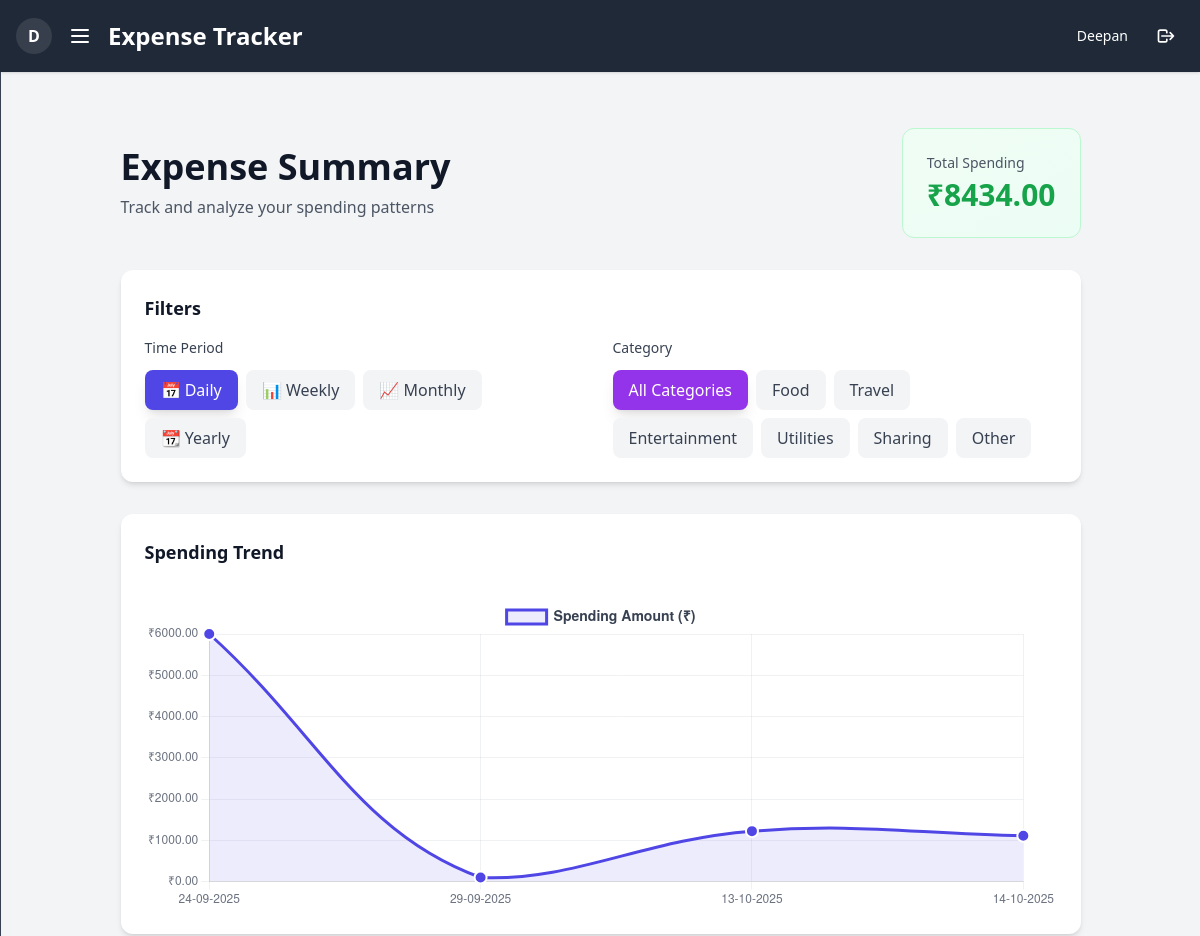
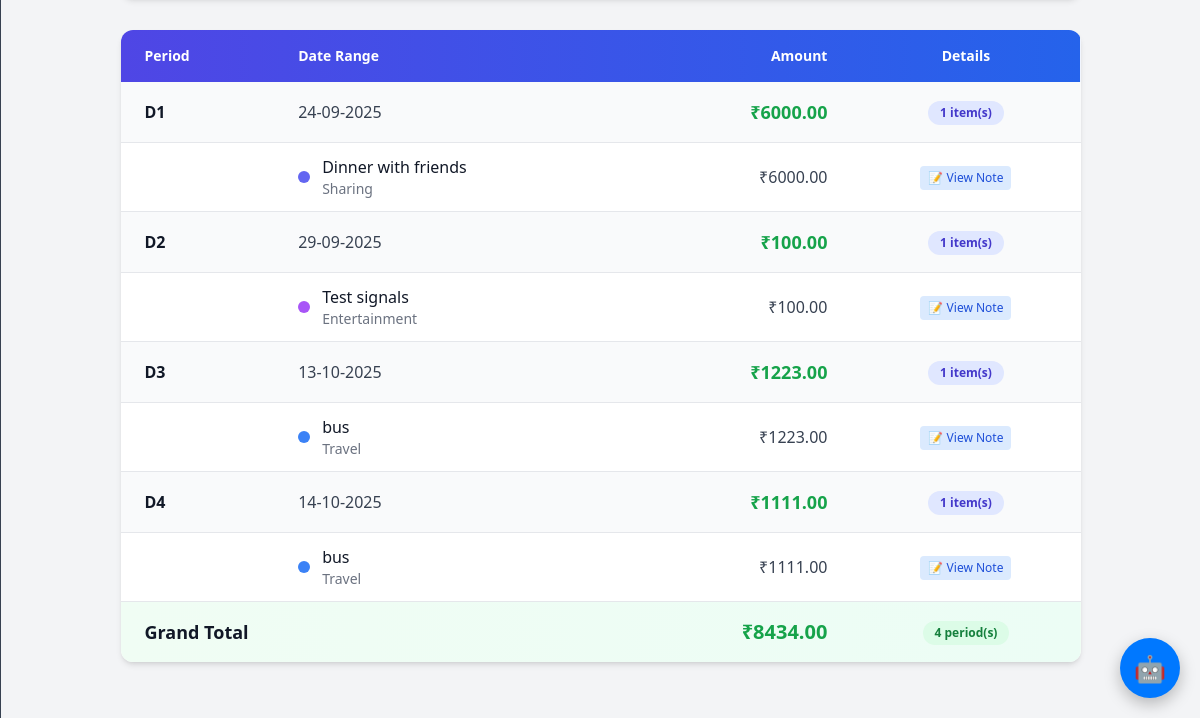
Page /summary/ (signed in) on the earlier database version (2 pictures, top to bottom).
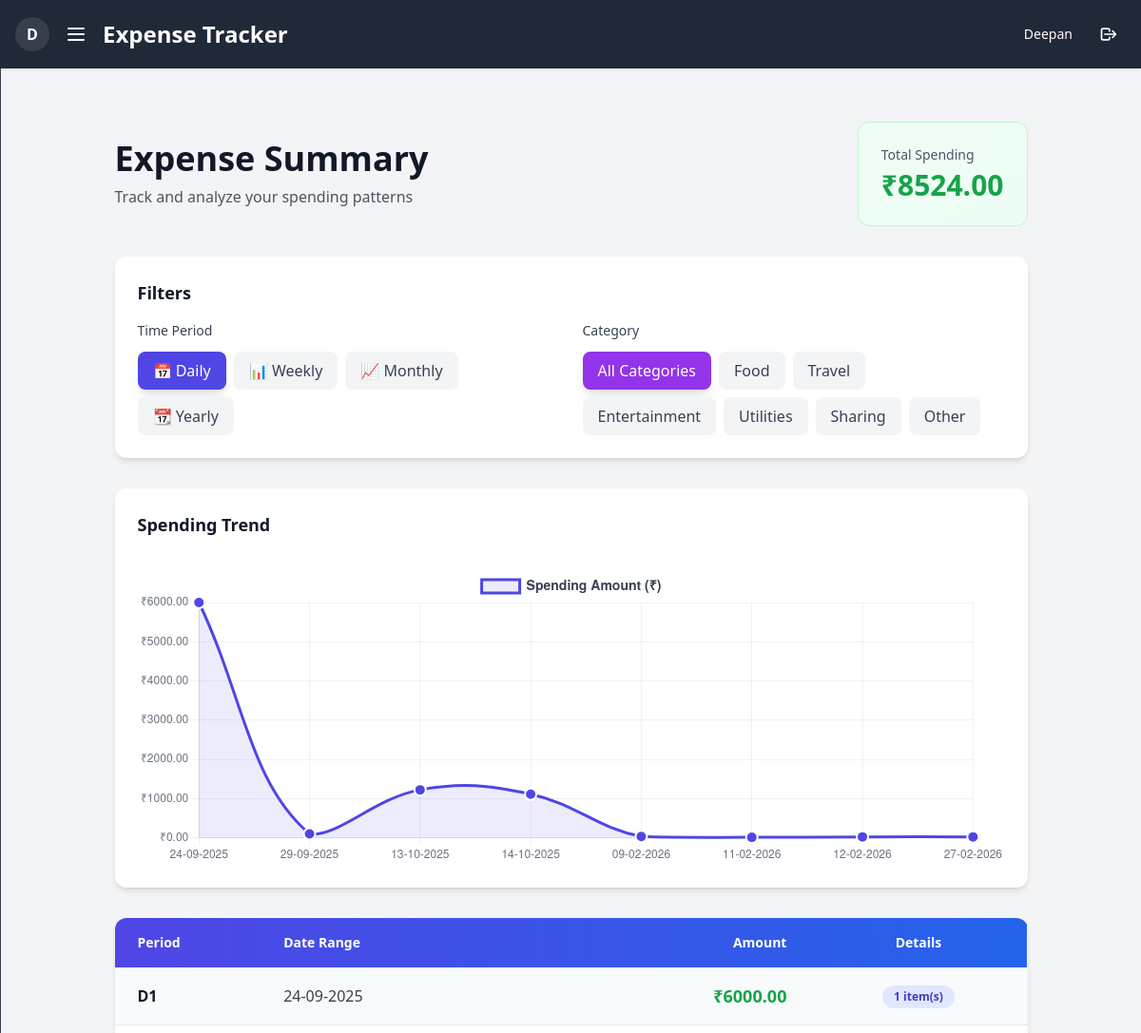
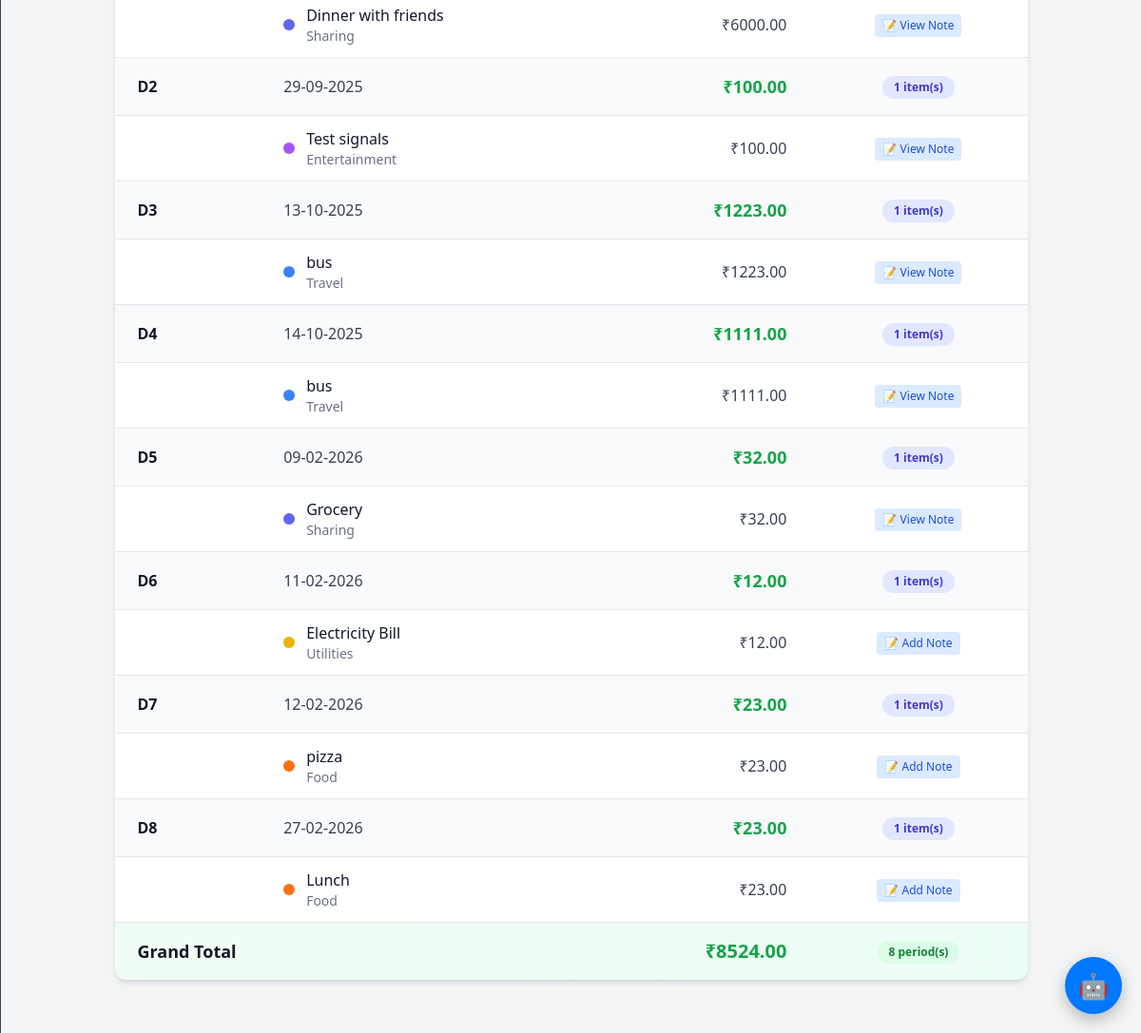
Same page on the later database version (2 pictures, top to bottom).
### expenses/models.py (models this page shows, shortened)
class Expense(models.Model):
    CATEGORY_CHOICES = [
        ('Food', 'Food'),
        ('Travel', 'Travel'),
        ('Entertainment', 'Entertainment'),
        ('Utilities', 'Utilities'),
        ('Sharing', 'Sharing'),
        ('Other', 'Other'),
    ]
    user = models.ForeignKey(User, on_delete=models.CASCADE)
    title = models.CharField(max_length=200)
    amount = models.DecimalField(max_digits=10, decimal_places=2)
    category = models.CharField(max_length=50, choices=CATEGORY_CHOICES)
    date = models.DateField()
    description = models.TextField(blank=True, null=True)

### expenses/views.py (the view, shortened to what this page needs)
# urls.py: path('summary/', views.expense_summary, name='expense_summary'),
@login_required
def expense_summary(request):
    filter_type = request.GET.get('filter', 'daily')
    selected_category = request.GET.get('category', 'All')
    grouped_expenses = []
    base_qs = Expense.objects.filter(user=request.user)
    if selected_category and selected_category != 'All':
        base_qs = base_qs.filter(category=selected_category)
    total_amount = base_qs.aggregate(total=Sum('amount'))['total'] or 0
    categories = [c[0] for c in Expense.CATEGORY_CHOICES]
    if filter_type == 'daily':
        qs = (
            base_qs
            .annotate(day=TruncDay('date'))
            .values('day')
            .annotate(total=Sum('amount'))
            .order_by('day')
        )
        for i, group in enumerate(qs, 1):
            expenses = base_qs.filter(date=group['day'])
            grouped_expenses.append({
                'serial': f"D{i}",
                'range': group['day'].strftime('%d-%m-%Y'),
                'total': group['total'],
                'expenses': expenses
            })
    chart_labels = [g['range'] for g in grouped_expenses]
    chart_data = [float(g['total'] or 0) for g in grouped_expenses]
    context = {
        'grouped_expenses': grouped_expenses,
        'total_amount': total_amount,
        'filter_type': filter_type,
        'categories': categories,
        'selected_category': selected_category,
        'chart_labels_json': json.dumps(chart_labels),
        'chart_data_json': json.dumps(chart_data),
    }
    return render(request, 'expenses/expense_summary.html', context)

### expenses/templates/expenses/expense_summary.html (shortened to what this page needs)
{% extends 'expenses/base.html' %}
{% block content %}
<div class="max-w-7xl mx-auto px-4 py-8">
    <div class="mb-8">
        <div class="flex flex-col md:flex-row md:items-center md:justify-between gap-4">
            <div>
                <h1 class="text-4xl font-bold text-gray-900 mb-2">Expense Summary</h1>
                <p class="text-gray-600">Track and analyze your spending patterns</p>
            </div>
            <div class="bg-gradient-to-br from-green-50 to-emerald-50 rounded-xl p-6 border border-green-200">
                <p class="text-gray-600 text-sm font-medium mb-1">Total Spending</p>
                <p class="text-3xl font-bold text-green-600">₹{{ total_amount|floatformat:2 }}</p>
            </div>
        </div>
    </div>
    <div class="bg-white rounded-xl shadow-md p-6 mb-8">
        <h2 class="text-lg font-semibold text-gray-900 mb-4">Filters</h2>
        <div class="grid grid-cols-1 md:grid-cols-2 gap-6">
            <div>
                <label class="block text-sm font-medium text-gray-700 mb-3">Time Period</label>
                <div class="flex flex-wrap gap-2">
                    <a href="?filter=daily{% if selected_category != 'All' %}&category={{ selected_category }}{% endif %}"
                       class="px-4 py-2 rounded-lg font-medium transition-all duration-200 {% if filter_type == 'daily' %}bg-indigo-600 text-white shadow-lg{% else %}bg-gray-100 text-gray-700 hover:bg-gray-200{% endif %}">
                        📅 Daily
                    </a>
                    <a href="?filter=weekly{% if selected_category != 'All' %}&category={{ selected_category }}{% endif %}"
                       class="px-4 py-2 rounded-lg font-medium transition-all duration-200 {% if filter_type == 'weekly' %}bg-indigo-600 text-white shadow-lg{% else %}bg-gray-100 text-gray-700 hover:bg-gray-200{% endif %}">
                        📊 Weekly
                    </a>
                    <a href="?filter=monthly{% if selected_category != 'All' %}&category={{ selected_category }}{% endif %}"
                       class="px-4 py-2 rounded-lg font-medium transition-all duration-200 {% if filter_type == 'monthly' %}bg-indigo-600 text-white shadow-lg{% else %}bg-gray-100 text-gray-700 hover:bg-gray-200{% endif %}">
                        📈 Monthly
                    </a>
                    <a href="?filter=yearly{% if selected_category != 'All' %}&category={{ selected_category }}{% endif %}"
                       class="px-4 py-2 rounded-lg font-medium transition-all duration-200 {% if filter_type == 'yearly' %}bg-indigo-600 text-white shadow-lg{% else %}bg-gray-100 text-gray-700 hover:bg-gray-200{% endif %}">
                        📆 Yearly
                    </a>
                </div>
            </div>
            <div>
                <label class="block text-sm font-medium text-gray-700 mb-3">Category</label>
                <div class="flex flex-wrap gap-2">
                    <a href="?filter={{ filter_type }}&category=All"
                       class="px-4 py-2 rounded-lg font-medium transition-all duration-200 {% if selected_category == 'All' %}bg-purple-600 text-white shadow-lg{% else %}bg-gray-100 text-gray-700 hover:bg-gray-200{% endif %}">
                        All Categories
                    </a>
                    {% for category in categories %}
                    <a href="?filter={{ filter_type }}&category={{ category }}"
                       class="px-4 py-2 rounded-lg font-medium transition-all duration-200 {% if selected_category == category %}bg-purple-600 text-white shadow-lg{% else %}bg-gray-100 text-gray-700 hover:bg-gray-200{% endif %}">
                        {{ category }}
                    </a>
                    {% endfor %}
                </div>
            </div>
        </div>
    </div>
    {% if grouped_expenses %}
    <div class="bg-white rounded-xl shadow-md p-6 mb-8">
        <h2 class="text-lg font-semibold text-gray-900 mb-6">Spending Trend</h2>
        <div class="h-80">
            <canvas id="expenseChart"></canvas>
        </div>
    </div>
    {% endif %}
    {% if grouped_expenses %}
    <div class="bg-white rounded-xl shadow-md overflow-hidden">
        <div class="overflow-x-auto">
            <table class="w-full">
                <thead class="bg-gradient-to-r from-indigo-600 to-blue-600">
                    <tr>
                        <th class="px-6 py-4 text-left text-sm font-semibold text-white">Period</th>
                        <th class="px-6 py-4 text-left text-sm font-semibold text-white">Date Range</th>
                        <th class="px-6 py-4 text-right text-sm font-semibold text-white">Amount</th>
                        <th class="px-6 py-4 text-center text-sm font-semibold text-white">Details</th>
                    </tr>
                </thead>
                <tbody class="divide-y divide-gray-200">
                    {% for group in grouped_expenses %}
                    <tr class="bg-gray-50 hover:bg-gray-100 transition">
                        <td class="px-6 py-4 font-semibold text-gray-900">{{ group.serial }}</td>
                        <td class="px-6 py-4 text-gray-700">{{ group.range }}</td>
                        <td class="px-6 py-4 text-right font-bold text-green-600 text-lg">₹{{ group.total|floatformat:2 }}</td>
                        <td class="px-6 py-4 text-center">
                            <span class="inline-block bg-indigo-100 text-indigo-700 px-3 py-1 rounded-full text-xs font-semibold">
                                {{ group.expenses|length }} item(s)
                            </span>
                        </td>
                    </tr>
                    {% for expense in group.expenses %}
                    <tr class="bg-white hover:bg-gray-50 transition">
                        <td class="px-6 py-3"></td>
                        <td class="px-6 py-3">
                            <div class="flex items-center gap-3">
                                {% if expense.category == 'Food' %}
                                    <span class="inline-block w-3 h-3 rounded-full bg-orange-500"></span>
                                {% elif expense.category == 'Travel' %}
                                    <span class="inline-block w-3 h-3 rounded-full bg-blue-500"></span>
                                {% elif expense.category == 'Entertainment' %}
                                    <span class="inline-block w-3 h-3 rounded-full bg-purple-500"></span>
                                {% elif expense.category == 'Utilities' %}
                                    <span class="inline-block w-3 h-3 rounded-full bg-yellow-500"></span>
                                {% elif expense.category == 'Sharing' %}
                                    <span class="inline-block w-3 h-3 rounded-full bg-indigo-500"></span>
                                {% else %}
                                    <span class="inline-block w-3 h-3 rounded-full bg-gray-500"></span>
                                {% endif %}
                                <div>
                                    <p class="font-medium text-gray-900">{{ expense.title }}</p>
                                    <p class="text-sm text-gray-500">{{ expense.get_category_display }}</p>
                                </div>
                            </div>
                        </td>
                        <td class="px-6 py-3 text-right text-gray-700">₹{{ expense.amount|floatformat:2 }}</td>
                        <td class="px-6 py-3 text-center">
                            <button class="noteBtn inline-block bg-blue-100 text-blue-700 px-2 py-1 rounded text-xs font-medium cursor-pointer hover:bg-blue-200 transition" data-expense-id="{{ expense.id }}" data-expense-title="{{ expense.title|escapejs }}" data-expense-desc="{% if expense.description %}{{ expense.description|escapejs }}{% endif %}">
                                📝 {% if expense.description %}View{% else %}Add{% endif %} Note
                            </button>
                        </td>
                    </tr>
                    {% endfor %}
                    {% endfor %}
                    <tr class="bg-gradient-to-r from-green-50 to-emerald-50 border-t-2 border-green-200">
                        <td colspan="2" class="px-6 py-4 font-bold text-gray-900 text-lg">Grand Total</td>
                        <td class="px-6 py-4 text-right font-bold text-green-600 text-xl">₹{{ total_amount|floatformat:2 }}</td>
                        <td class="px-6 py-4 text-center">
                            <span class="inline-block bg-green-100 text-green-700 px-3 py-1 rounded-full text-xs font-semibold">
                                {{ grouped_expenses|length }} period(s)
                            </span>
                        </td>
                    </tr>
                </tbody>
            </table>
        </div>
    </div>
    {% endif %}
</div>
{% endblock %}

### expenses/templates/expenses/base.html (shortened to what this page needs)
<!DOCTYPE html>
<html lang="en">
<head>
    <script src="https://cdn.tailwindcss.com"></script>
</head>
<body class="bg-gray-100 min-h-screen font-sans flex flex-col">
    <header class="bg-gray-800 text-white py-4 shadow">
        <div class="flex justify-between items-center px-4">
            <div class="flex items-center gap-2">
                {% if user.is_authenticated %}
                <div class="relative">
                    <button id="profile-toggle" aria-expanded="false" aria-controls="profile-menu" aria-label="Open profile menu"
                            class="w-9 h-9 rounded-full bg-white/10 flex items-center justify-center text-white hover:bg-white/20 transition">
                        {% if request.user.profile.profile_pic %}
                            <img src="{{ request.user.profile.profile_pic.url }}" alt="avatar" class="w-9 h-9 rounded-full object-cover">
                        {% else %}
                            <span class="font-semibold">{{ request.user.username|slice:":1"|upper }}</span>
                        {% endif %}
                    </button>
                </div>
                {% endif %}
                <div class="relative">
                    <button id="nav-toggle" aria-expanded="false" aria-controls="nav-sidebar" aria-label="Open navigation menu"
                            class="p-2 rounded hover:bg-white/20 transition-colors text-white">
                        <svg xmlns="http://www.w3.org/2000/svg" class="w-6 h-6" fill="none" viewBox="0 0 24 24" stroke="currentColor" stroke-width="2">
                            <path stroke-linecap="round" stroke-linejoin="round" d="M4 6h16M4 12h16M4 18h16" />
                        </svg>
                    </button>
                </div>
                <h1 class="text-2xl font-bold">Expense Tracker</h1>
            </div>
            <div class="flex items-center gap-3">
                {% if user.is_authenticated %}
                    <span class="mr-2 text-sm">{{ user.username }}</span>
                    <form action="{% url 'logout' %}" method="post" class="inline">
                        <button type="submit" aria-label="Logout" title="Logout"
                                class="p-2 rounded hover:bg-white/20 transition-colors text-white">
                            <svg xmlns="http://www.w3.org/2000/svg" class="w-5 h-5" fill="none" viewBox="0 0 24 24" stroke="currentColor" stroke-width="2" aria-hidden="true">
                                <path stroke-linecap="round" stroke-linejoin="round" d="M17 16l4-4m0 0l-4-4m4 4H7m6 4v1a2 2 0 01-2 2H5a2 2 0 01-2-2V7a2 2 0 012-2h6a2 2 0 012 2v1" />
                            </svg>
                        </button>
                    </form>
                {% else %}
                    <a href="{% url 'login' %}" class="mr-4 hover:underline font-semibold">Login</a>
                    <a href="{% url 'signup' %}" class="hover:underline font-semibold">Sign Up</a>
                {% endif %}
            </div>
        </div>
    </header>
    <div class="flex flex-1">
    <main class="flex-1 container mx-auto px-4 py-6">
        {% block content %}
        {% endblock %}
    </main>
    </div>
    {% if user.is_authenticated %}
        {% include 'expenses/chatbot.html' %}
    {% endif %}
</body>
</html>

### expenses/templates/expenses/chatbot.html (shortened to what this page needs)
<div id="chat-widget"
     style="position: fixed; bottom: 20px; right: 20px; z-index: 9999; font-family: 'Inter', sans-serif;">
  <button id="chat-toggle"
          style="width:60px; height:60px; border-radius:50%; background:#0078ff; border:none;
                 color:white; font-size:26px; display:flex; align-items:center; justify-content:center;
                 box-shadow:0 6px 16px rgba(0,0,0,0.25); cursor:pointer;">
    🤖
  </button>
</div>

Differences in the rows shown:
added Expense: title "Grocery", category "Sharing", amount "32.00", description "View", shown under "D5"
added Expense: title "Electricity Bill", category "Utilities", amount "12.00", description "Add", shown under "D6"
added Expense: title "pizza", category "Food", amount "23.00", description "Add", shown under "D7"
added Expense: title "Lunch", category "Food", amount "23.00", description "Add", shown under "D8"
Other differences:
{{ total_amount|floatformat:2 }}: "8434.00" → "8524.00"
chart data {{ chart_data_json|escapejs }}: [6000.0, 100.0, 1223.0, 1111.0] → [6000.0, 100.0, 1223.0, 1111.0, 32.0, 12.0, 23.0, 23.0]
{{ grouped_expenses|length }}: "4" → "8"
new list line: "D5 09-02-2026 ₹ 32.00 1 item(s)"
new list line: "D6 11-02-2026 ₹ 12.00 1 item(s)"
new list line: "D7 12-02-2026 ₹ 23.00 1 item(s)"
new list line: "D8 27-02-2026 ₹ 23.00 1 item(s)"
